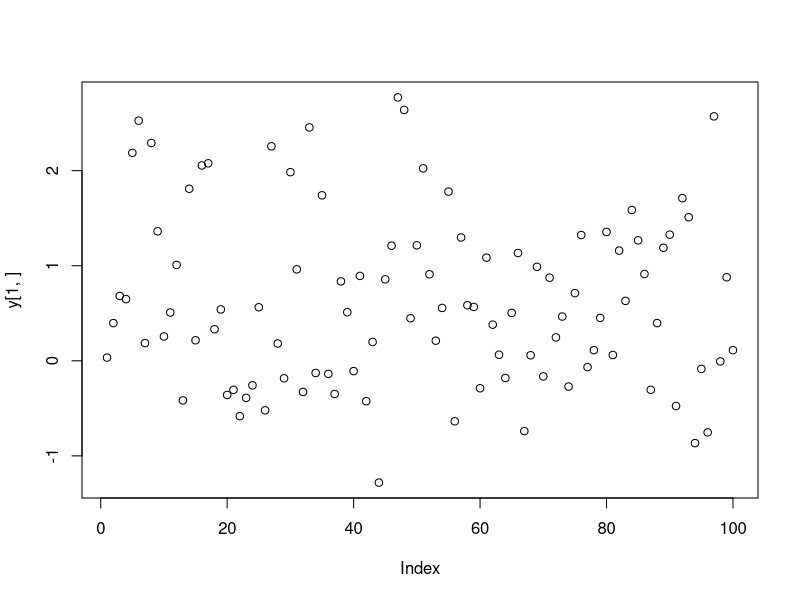
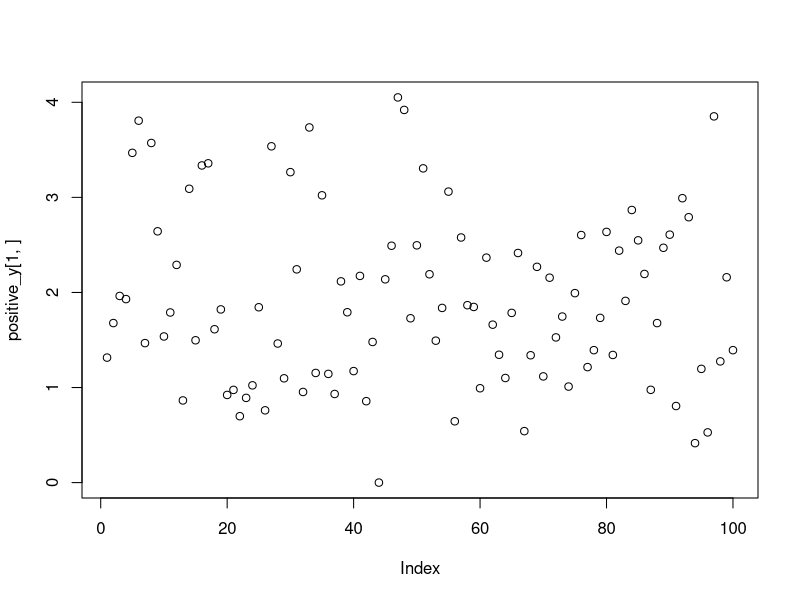
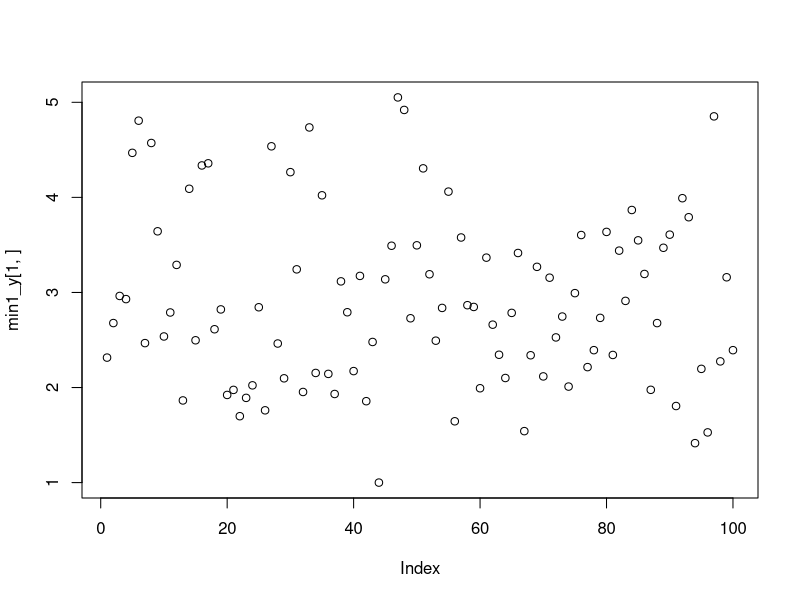
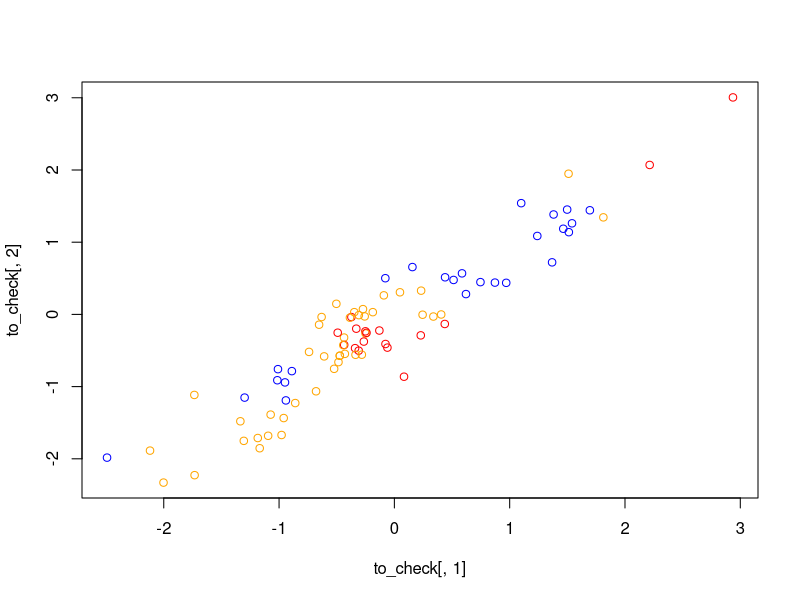
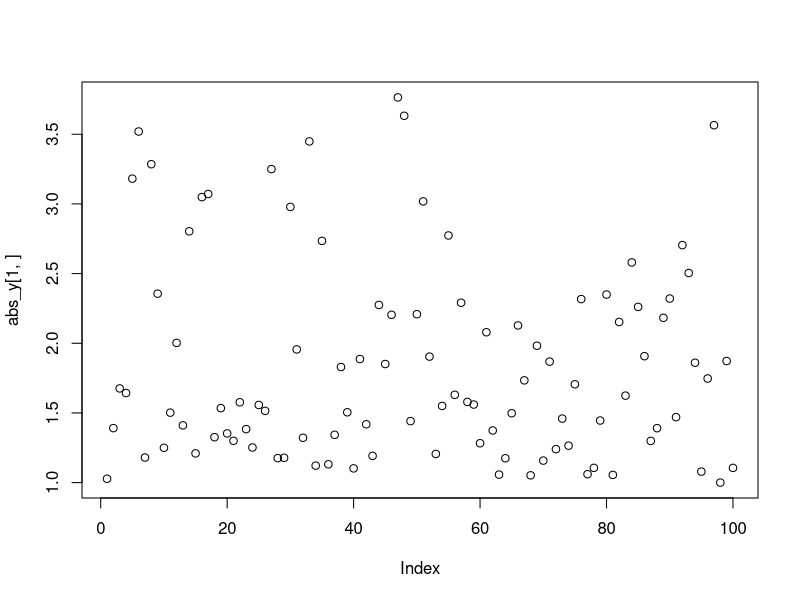
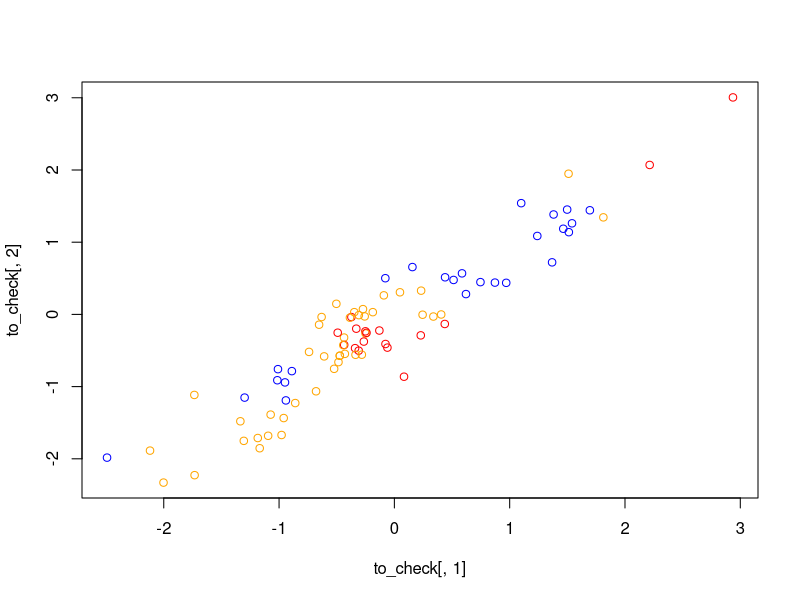

Recreate these plots in R, in order. (Note: a time limit stopped this script after it produced the figures.)
# PART1
# Simulate X = {x_1, x_2, ... , x_n} where each x_i is a vector of length T+1,
# s.t length(x_i)=T+1. X ~ GP(0, Sigma). Sigma is AR(1) with rho=0.95

library(MASS)
library(mvtnorm)
library(Matrix)

# a covariance matrix

Sigma <- function(t, rho){ # n:sample size; rho is fixed
    sigma <- matrix(NA, nrow = t, ncol = t)
    for(i in 1:t){
        for(j in 1:t){
            sigma[i,j] <- rho^abs(i-j)
        }
    }
    return(sigma)
}


# sample size and Time: T << n
n <- 100
Time <- 3
    
# sigma for MVN simulation: n samples
sigma <- Sigma(Time+1, rho = 0.95)

# simulate
x_values <- mvrnorm(n, rep(0, Time+1), sigma) # vector of length
## T+1. I dont know if its correct since the sample covariances are negative 
## for some. Should be close to 0: 0.95^n-1 --->0 as n-->inf

# try another function for simulation:
x_values2 <- rmvnorm(n, mean = rep(0, Time+1), sigma = sigma)
## it seems that there is no difference between two simulations





#PART2
# Define w(t)=(T-t)/T :straight line with the negative slope: -1/T
# Calculate covariances between simulated X's using correlation form on 
# page3, (1) form. 

# a covarince matrix using d(x_i,x_j): distance only

calc_dist <- function(val, t, n) { #simulated X's
    omega <- matrix(NA, nrow = n, ncol = n)
    time <- 0:t
    for(i in 1:n) {
        for(j in 1:n) {
            if(i!=j)
            omega[i,j] <- sum(((t-time)/t)*(val[i,]-val[j,])^2)
            else omega[i,j] <- 1 # confusion???
        }
    }
    return(omega)
}

dist_mtx <- calc_dist(x_values, Time, n)   



# a correlation matrix: (using corr(y_x_i, y_x_j))
calc_corr <- function(val, t, n) { #simulated X's
    omega <- matrix(NA, nrow = n, ncol = n)
    time <- 0:t
    for(i in 1:n) {
        for(j in 1:n) {
                omega[i,j] <- exp(-sum(((t-time+1)/(t+1))*(val[i,]-val[j,])^2))
        }
    }
    return(omega)
}


omega <- calc_corr(x_values, Time, n)

rankMatrix(omega) # is FULL rank only when T>1!! (WHY?)


#PART3
y <- rmvnorm(1, mean = rep(0, n), sigma = omega) 
plot(y[1,])
summary(y[1,])

# once we simulate Y's, let's see if they are generated correctly:
# We need positive y_values:
positive_y <- y + abs(min(y))# shift by the minimum value
plot(positive_y[1,])
min1_y <- positive_y + (1-min(positive_y)) # set minimum value of y = 1
plot(min1_y[1,])
# convert to colors:
colors <- colorRampPalette(c("red", "orange", "blue"))(3)[min1_y[1,]]
length(colors) #check if all y have been assigned colors
# add to dataframe:
to_check <- as.data.frame(x_values)
colnames(to_check) <- c("x0","x1")
to_check$colors <- colors

# Plotted are X's (default: n=100) and points are colored by Y:
plot(to_check[,1], to_check[,2], col = to_check$colors)
# close dots should be of the same color

## trying the way 2:
abs_y <- abs(y) + (1-min(abs(y)))
plot(abs_y[1,])
colors2 <- colorRampPalette(c("red", "orange", "blue"))(3)[abs_y[1,]]
length(colors2) #check if all y have been assigned colors
# add to dataframe:
to_check2 <- as.data.frame(x_values)
colnames(to_check2) <- c("x0","x1")
to_check2$colors <- colors2
plot(to_check[,1], to_check[,2], col = to_check$colors)
# close dots appear to be of the same color depending on a cluster they
# form within the plane. 
### Correct? Dr. Niemi 

#PART4
# Find MLE of w(t), t = 0:100
# Write definition of Y~GP(0,Omega) in general as in summmer. Use optim.

# combine datasets: functional input and scale output
d <- cbind(x_values,t(y))
#colnames(d) <- c("t0", "t1", "y")

# Likelihood function for the multivariate normal: Y
lkl_mvn <- function(w,d) {
    n <- nrow(d)
    t <- ncol(d)-1
    sigma <- matrix(NA, ncol = n, nrow = n)
    for(i in 1:n){
        for(j in 1:n){
            ss <- 0
            for(t in 1:t){
                ss <- ss + w[t]*(d[i,t]-d[j,t])^2
            }
            sigma[i,j] <- exp(-ss)
        }
    }
    
    result <- sqrt(1/((2*pi)^n)*det(sigma))*exp((t(d[,t+1])%*%ginv(sigma)%*%d[,t+1])/2) 
    # solve(sigma) gives error, used ginv() ??? is it valid?
    return(result)
}

# Log_likelihood function for the multivariate normal: Y
loglkl_mvn <- function(w,d) {
    n <- nrow(d)
    t <- ncol(d)-1
    sigma <- matrix(NA, ncol = n, nrow = n)
    for(i in 1:n){
        for(j in 1:n){
            ss <- 0
            for(t in 1:t){
                ss <- ss + w[t]*(d[i,t]-d[j,t])^2
            }
            sigma[i,j] <- exp(-ss)
        }
    }
    # write the restriction on w(t) !!!
    result <- -(1/2)*(n*log(2*pi)+determinant(sigma, logarithm = TRUE)$modulus) + 
        (t(d[,t+1])%*%ginv(sigma)%*%d[,t+1])/2
    # used ginv()
}


# w = (w_0, w_1, ... , w_100)
# set initial values for the parameters
pars <- seq(1, 1/(Time+1), len = Time+1)
    
# use optimize to Maximize
opt <- optim(par = pars, lkl_mvn, d = d, control = list(fnscale = -1))
# since optim() minimizes as a default, we will set control fnscale to -1. 
mle <- opt$par
mle

# use log_likelihood:
opt2 <- optim(par = pars, loglkl_mvn, d = d, control = list(fnscale = -1))

mle2 <- opt2$par
opt2$convergence #didn't converge
mle2  #different and close to the true values


#10/31/18
### As we see optimization did not converge correctly, so we will try to 
### optimize new loss function which has some penalty term. It should do 
### regularization on the estimation of the parameters. 

# As a penalty we will assign a prior distribution to the weights w(t): 
# Autoregressive model: AR(1), with coefficient 0<rho<1 s.t rho=0.8. We have
# to find sigma_hat_square based on the true w(t) and rho=0.8

# w(t)=rho*w(t-1) + delta_t, delta_t~N(0,sigma_square)
# to find sigma_square:
find_sigma <- function(rho, t){
    time <- seq(0, t, by = 1)
    v <- (t-time+1)/(t+1)
    for(i in 1:(length(v)-1)) {
        delta <- v[i+1]-rho*v[i]
    }
    return(sd(v))
}

find_sigma(0.8, Time)

# new log_lkl w/ penalty term to optimize:
loglkl_mvn_penalty <- function(w,d) {
    n <- nrow(d)
    time <- ncol(d)-1
    sigma <- matrix(NA, ncol = n, nrow = n)
    s <- find_sigma(0.8, time-1)
    
    for(i in 1:n){
        for(j in 1:n){
            ss <- 0
            for(t in 1:time){
                #restriction on w(t)
                w[t+1] <- 0.8*w[t] + rnorm(1, 0, s)
                ss <- ss + w[t]*(d[i,t]-d[j,t])^2
            }
            sigma[i,j] <- exp(-ss)
        }
    }
    
    result <- -(1/2)*(n*log(2*pi)+determinant(sigma, logarithm = TRUE)$modulus) + 
        (t(d[,t+1])%*%ginv(sigma)%*%d[,t+1])/2
    # used ginv()
}

# use log_likelihood w/ penalty:
opt3 <- optim(par = pars, loglkl_mvn_penalty, d = d, control = list(fnscale = -1))
opt3$convergence # didn't converge
opt3$par # pretty like close 
pars


# to see the estimates using any likelihood function for range of Times:
w_estimate <- function(Time, n, opt_f) {
    sigma <- Sigma(Time+1, rho = 0.95)
    
    # simulate
    x_values <- mvrnorm(n, rep(0, Time+1), sigma)
    
    #calculate omega for Y
    omega <- calc_corr(x_values, Time, n)
    
    # simulate
    y <- rmvnorm(1, mean = rep(0, n), sigma = omega)
    
    # combine datasets: functional input and scale output
    d <- cbind(x_values,t(y))
    
    # set initial values for the parameters
    pars <- seq(1, 1/(Time+1), len = Time+1)
    
    # optimize
    opt <- optim(par = pars, opt_f, d = d, control = list(fnscale = -1,
                                                          maxit=1000,
                                                          trace=1))
    
    print(opt$convergence)
    print(pars)
    return(opt)
}

w_estimate(10, 100, loglkl_mvn_penalty)


### sketch the graph of a lkl function with penalty term: 
# general p-dimensional code 
# keeps selected axes constant 
